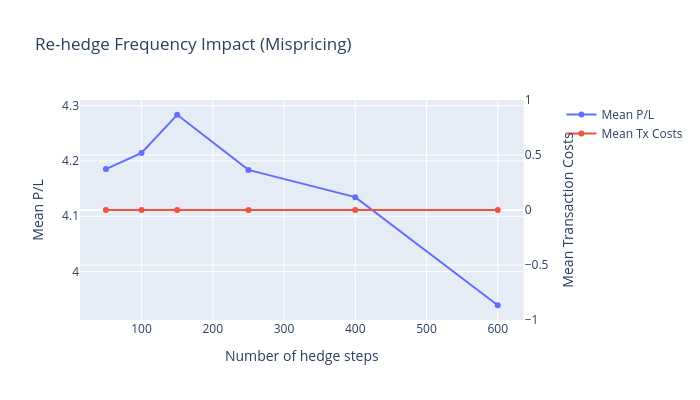

The notebook cell saved with this chart:
### Code cell
# Re-hedge frequency sweep (mispricing scenario) using Plotly
from plotly.subplots import make_subplots

frequencies = [50, 100, 150, 250, 400, 600]
mean_pnl = []
mean_cost = []
for steps in frequencies:
    sweep_res = simulate_delta_hedge_paths(
        S0=S0, K=K, r=r, sigma_real=sigma_real_mis, sigma_imp=sigma_imp_mis,
        T=T, n_steps=steps, n_paths=15000, seed=999, include_decomposition=True,
        transaction_cost_bps=transaction_cost_bps
    )
    mean_pnl.append(sweep_res['pnl'].mean())
    mean_cost.append(sweep_res['transaction_cost_component'].mean())

# Create figure with secondary y-axis
fig = make_subplots(specs=[[{"secondary_y": True}]])

# Add traces
fig.add_trace(
    go.Scatter(x=frequencies, y=mean_pnl, name="Mean P/L", mode='lines+markers'),
    secondary_y=False,
)

fig.add_trace(
    go.Scatter(x=frequencies, y=mean_cost, name="Mean Tx Costs", mode='lines+markers'),
    secondary_y=True,
)

# Add figure title
fig.update_layout(
    title_text="Re-hedge Frequency Impact (Mispricing)",
    width=700,
    height=400
)

# Set x-axis title
fig.update_xaxes(title_text="Number of hedge steps")

# Set y-axes titles
fig.update_yaxes(title_text="Mean P/L", secondary_y=False)
fig.update_yaxes(title_text="Mean Transaction Costs", secondary_y=True)

fig.show()

### Figure 1 — Plotly figure (JSON) as saved in the notebook; plotly's stock layout.template omitted (floating-point values rounded to 4 significant figures)
{"data": [{"mode": "lines+markers", "name": "Mean P/L", "type": "scatter", "x": [50, 100, 150, 250, 400, 600], "xaxis": "x", "y": [4.185, 4.215, 4.284, 4.184, 4.135, 3.939], "yaxis": "y"}, {"mode": "lines+markers", "name": "Mean Tx Costs", "type": "scatter", "x": [50, 100, 150, 250, 400, 600], "xaxis": "x", "y": [0, 0, 0, 0, 0, 0], "yaxis": "y2"}], "layout": {"height": 400, "title": {"text": "Re-hedge Frequency Impact (Mispricing)"}, "width": 700, "xaxis": {"anchor": "y", "domain": [0, 0.94], "title": {"text": "Number of hedge steps"}}, "yaxis": {"anchor": "x", "domain": [0, 1], "title": {"text": "Mean P/L"}}, "yaxis2": {"anchor": "x", "overlaying": "y", "side": "right", "title": {"text": "Mean Transaction Costs"}}}}
